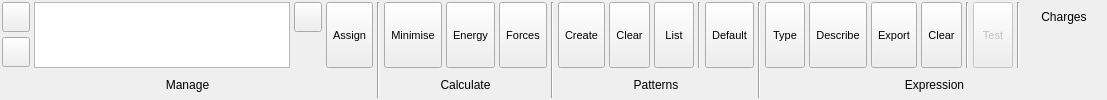
      <widget class="QWidget" name="ForcefieldTab">
       <property name="contextMenuPolicy">
        <enum>Qt::NoContextMenu</enum>
       </property>
       <attribute name="title">
        <string>  Forcefields  </string>
       </attribute>
       <layout class="QHBoxLayout" name="horizontalLayout_8">
        <property name="spacing">
         <number>4</number>
        </property>
        <property name="margin">
         <number>2</number>
        </property>
        <item>
         <layout class="QGridLayout" name="gridLayout_54">
          <item row="0" column="2">
           <widget class="QPushButton" name="ForcefieldsManageEditButton">
            <property name="sizePolicy">
             <sizepolicy hsizetype="Fixed" vsizetype="Fixed">
              <horstretch>0</horstretch>
              <verstretch>0</verstretch>
             </sizepolicy>
            </property>
            <property name="minimumSize">
             <size>
              <width>0</width>
              <height>30</height>
             </size>
            </property>
            <property name="maximumSize">
             <size>
              <width>28</width>
              <height>30</height>
             </size>
            </property>
            <property name="toolTip">
             <string>Edit selected forcefield</string>
            </property>
            <property name="text">
             <string/>
            </property>
            <property name="icon">
             <iconset resource="icons.qrc">
              <normaloff>:/basic/icons/basic_edit.svg</normaloff>:/basic/icons/basic_edit.svg</iconset>
            </property>
            <property name="iconSize">
             <size>
              <width>20</width>
              <height>20</height>
             </size>
            </property>
           </widget>
          </item>
          <item row="0" column="0">
           <widget class="QPushButton" name="ForcefieldsManageLoadButton">
            <property name="sizePolicy">
             <sizepolicy hsizetype="Fixed" vsizetype="Fixed">
              <horstretch>0</horstretch>
              <verstretch>0</verstretch>
             </sizepolicy>
            </property>
            <property name="minimumSize">
             <size>
              <width>0</width>
              <height>30</height>
             </size>
            </property>
            <property name="maximumSize">
             <size>
              <width>28</width>
              <height>30</height>
             </size>
            </property>
            <property name="toolTip">
             <string>Open forcefield...</string>
            </property>
            <property name="text">
             <string/>
            </property>
            <property name="icon">
             <iconset resource="icons.qrc">
              <normaloff>:/file/icons/file_open.svg</normaloff>:/file/icons/file_open.svg</iconset>
            </property>
            <property name="iconSize">
             <size>
              <width>20</width>
              <height>20</height>
             </size>
            </property>
           </widget>
          </item>
          <item row="0" column="1" rowspan="2">
           <widget class="QListWidget" name="ForcefieldsList">
            <property name="sizePolicy">
             <sizepolicy hsizetype="Minimum" vsizetype="Ignored">
              <horstretch>0</horstretch>
              <verstretch>0</verstretch>
             </sizepolicy>
            </property>
            <property name="minimumSize">
             <size>
              <width>200</width>
              <height>0</height>
             </size>
            </property>
            <property name="maximumSize">
             <size>
              <width>16777215</width>
              <height>128</height>
             </size>
            </property>
            <property name="contextMenuPolicy">
             <enum>Qt::CustomContextMenu</enum>
            </property>
            <property name="editTriggers">
             <set>QAbstractItemView::NoEditTriggers</set>
            </property>
            <property name="selectionMode">
             <enum>QAbstractItemView::SingleSelection</enum>
            </property>
           </widget>
          </item>
          <item row="1" column="0">
           <widget class="QPushButton" name="ForcefieldsManageCloseButton">
            <property name="sizePolicy">
             <sizepolicy hsizetype="Fixed" vsizetype="Fixed">
              <horstretch>0</horstretch>
              <verstretch>0</verstretch>
             </sizepolicy>
            </property>
            <property name="minimumSize">
             <size>
              <width>0</width>
              <height>30</height>
             </size>
            </property>
            <property name="maximumSize">
             <size>
              <width>28</width>
              <height>30</height>
             </size>
            </property>
            <property name="toolTip">
             <string>Close selected forcefield</string>
            </property>
            <property name="text">
             <string/>
            </property>
            <property name="icon">
             <iconset resource="icons.qrc">
              <normaloff>:/basic/icons/basic_cross.svg</normaloff>:/basic/icons/basic_cross.svg</iconset>
            </property>
            <property name="iconSize">
             <size>
              <width>20</width>
              <height>20</height>
             </size>
            </property>
           </widget>
          </item>
          <item row="2" column="0" colspan="4">
           <widget class="QLabel" name="label_35">
            <property name="text">
             <string>Manage</string>
            </property>
            <property name="alignment">
             <set>Qt::AlignCenter</set>
            </property>
           </widget>
          </item>
          <item row="0" column="3" rowspan="2">
           <widget class="TMenuButton" name="ForcefieldsManageAssignButton">
            <property name="sizePolicy">
             <sizepolicy hsizetype="Preferred" vsizetype="Fixed">
              <horstretch>0</horstretch>
              <verstretch>0</verstretch>
             </sizepolicy>
            </property>
            <property name="minimumSize">
             <size>
              <width>40</width>
              <height>66</height>
             </size>
            </property>
            <property name="maximumSize">
             <size>
              <width>128</width>
              <height>66</height>
             </size>
            </property>
            <property name="font">
             <font>
              <pointsize>8</pointsize>
             </font>
            </property>
            <property name="toolTip">
             <string>Assign the selected forcefield to the current model</string>
            </property>
            <property name="text">
             <string>Assign</string>
            </property>
            <property name="iconSize">
             <size>
              <width>30</width>
              <height>30</height>
             </size>
            </property>
            <property name="checkable">
             <bool>false</bool>
            </property>
            <property name="checked">
             <bool>false</bool>
            </property>
            <property name="autoExclusive">
             <bool>false</bool>
            </property>
            <property name="toolButtonStyle">
             <enum>Qt::ToolButtonTextUnderIcon</enum>
            </property>
            <property name="autoRaise">
             <bool>false</bool>
            </property>
           </widget>
          </item>
         </layout>
        </item>
        <item>
         <widget class="Line" name="line_34">
          <property name="orientation">
           <enum>Qt::Vertical</enum>
          </property>
         </widget>
        </item>
        <item>
         <layout class="QGridLayout" name="gridLayout_23">
          <item row="0" column="0">
           <widget class="TMenuButton" name="ForcefieldsCalculateMinimiseButton">
            <property name="sizePolicy">
             <sizepolicy hsizetype="Preferred" vsizetype="Fixed">
              <horstretch>0</horstretch>
              <verstretch>0</verstretch>
             </sizepolicy>
            </property>
            <property name="minimumSize">
             <size>
              <width>40</width>
              <height>66</height>
             </size>
            </property>
            <property name="maximumSize">
             <size>
              <width>128</width>
              <height>66</height>
             </size>
            </property>
            <property name="font">
             <font>
              <pointsize>8</pointsize>
             </font>
            </property>
            <property name="toolTip">
             <string>Perform geometry optimisation on the current model</string>
            </property>
            <property name="text">
             <string>Minimise</string>
            </property>
            <property name="icon">
             <iconset resource="icons.qrc">
              <normaloff>:/forcefield/icons/forcefield_minimise.svg</normaloff>:/forcefield/icons/forcefield_minimise.svg</iconset>
            </property>
            <property name="iconSize">
             <size>
              <width>30</width>
              <height>30</height>
             </size>
            </property>
            <property name="checkable">
             <bool>false</bool>
            </property>
            <property name="checked">
             <bool>false</bool>
            </property>
            <property name="autoExclusive">
             <bool>false</bool>
            </property>
            <property name="toolButtonStyle">
             <enum>Qt::ToolButtonTextUnderIcon</enum>
            </property>
            <property name="autoRaise">
             <bool>false</bool>
            </property>
           </widget>
          </item>
          <item row="0" column="2">
           <widget class="TMenuButton" name="ForcefieldsCalculateForcesButton">
            <property name="sizePolicy">
             <sizepolicy hsizetype="Preferred" vsizetype="Fixed">
              <horstretch>0</horstretch>
              <verstretch>0</verstretch>
             </sizepolicy>
            </property>
            <property name="minimumSize">
             <size>
              <width>40</width>
              <height>66</height>
             </size>
            </property>
            <property name="maximumSize">
             <size>
              <width>128</width>
              <height>66</height>
             </size>
            </property>
            <property name="font">
             <font>
              <pointsize>8</pointsize>
             </font>
            </property>
            <property name="toolTip">
             <string>Calculate the current forces for the current model</string>
            </property>
            <property name="text">
             <string>Forces</string>
            </property>
            <property name="icon">
             <iconset resource="icons.qrc">
              <normaloff>:/forcefield/icons/forcefield_forces.svg</normaloff>:/forcefield/icons/forcefield_forces.svg</iconset>
            </property>
            <property name="iconSize">
             <size>
              <width>30</width>
              <height>30</height>
             </size>
            </property>
            <property name="checkable">
             <bool>true</bool>
            </property>
            <property name="checked">
             <bool>false</bool>
            </property>
            <property name="autoExclusive">
             <bool>false</bool>
            </property>
            <property name="toolButtonStyle">
             <enum>Qt::ToolButtonTextUnderIcon</enum>
            </property>
            <property name="autoRaise">
             <bool>false</bool>
            </property>
           </widget>
          </item>
          <item row="0" column="1">
           <widget class="TMenuButton" name="ForcefieldsCalculateEnergyButton">
            <property name="sizePolicy">
             <sizepolicy hsizetype="Preferred" vsizetype="Fixed">
              <horstretch>0</horstretch>
              <verstretch>0</verstretch>
             </sizepolicy>
            </property>
            <property name="minimumSize">
             <size>
              <width>40</width>
              <height>66</height>
             </size>
            </property>
            <property name="maximumSize">
             <size>
              <width>128</width>
              <height>66</height>
             </size>
            </property>
            <property name="font">
             <font>
              <pointsize>8</pointsize>
             </font>
            </property>
            <property name="toolTip">
             <string notr="true">Calculate the current energy of the current model</string>
            </property>
            <property name="text">
             <string>Energy</string>
            </property>
            <property name="icon">
             <iconset resource="icons.qrc">
              <normaloff>:/forcefield/icons/forcefield_energy.svg</normaloff>:/forcefield/icons/forcefield_energy.svg</iconset>
            </property>
            <property name="iconSize">
             <size>
              <width>30</width>
              <height>30</height>
             </size>
            </property>
            <property name="checkable">
             <bool>false</bool>
            </property>
            <property name="checked">
             <bool>false</bool>
            </property>
            <property name="autoExclusive">
             <bool>false</bool>
            </property>
            <property name="toolButtonStyle">
             <enum>Qt::ToolButtonTextUnderIcon</enum>
            </property>
            <property name="autoRaise">
             <bool>false</bool>
            </property>
           </widget>
          </item>
          <item row="1" column="0" colspan="3">
           <widget class="QLabel" name="label_38">
            <property name="text">
             <string>Calculate</string>
            </property>
            <property name="alignment">
             <set>Qt::AlignCenter</set>
            </property>
           </widget>
          </item>
         </layout>
        </item>
        <item>
         <widget class="Line" name="line_36">
          <property name="orientation">
           <enum>Qt::Vertical</enum>
          </property>
         </widget>
        </item>
        <item>
         <layout class="QGridLayout" name="gridLayout_21">
          <item row="0" column="1">
           <widget class="TMenuButton" name="ForcefieldsPatternsClearButton">
            <property name="sizePolicy">
             <sizepolicy hsizetype="Preferred" vsizetype="Fixed">
              <horstretch>0</horstretch>
              <verstretch>0</verstretch>
             </sizepolicy>
            </property>
            <property name="minimumSize">
             <size>
              <width>40</width>
              <height>66</height>
             </size>
            </property>
            <property name="maximumSize">
             <size>
              <width>128</width>
              <height>66</height>
             </size>
            </property>
            <property name="font">
             <font>
              <pointsize>8</pointsize>
             </font>
            </property>
            <property name="toolTip">
             <string>Clear patterns from current model</string>
            </property>
            <property name="text">
             <string>Clear</string>
            </property>
            <property name="icon">
             <iconset resource="icons.qrc">
              <normaloff>:/basic/icons/basic_cross.svg</normaloff>:/basic/icons/basic_cross.svg</iconset>
            </property>
            <property name="iconSize">
             <size>
              <width>30</width>
              <height>30</height>
             </size>
            </property>
            <property name="checkable">
             <bool>false</bool>
            </property>
            <property name="checked">
             <bool>false</bool>
            </property>
            <property name="autoExclusive">
             <bool>false</bool>
            </property>
            <property name="toolButtonStyle">
             <enum>Qt::ToolButtonTextUnderIcon</enum>
            </property>
            <property name="autoRaise">
             <bool>false</bool>
            </property>
           </widget>
          </item>
          <item row="1" column="0" colspan="5">
           <widget class="QLabel" name="label_34">
            <property name="text">
             <string>Patterns</string>
            </property>
            <property name="alignment">
             <set>Qt::AlignCenter</set>
            </property>
           </widget>
          </item>
          <item row="0" column="0">
           <widget class="TMenuButton" name="ForcefieldsPatternsCreateButton">
            <property name="sizePolicy">
             <sizepolicy hsizetype="Preferred" vsizetype="Fixed">
              <horstretch>0</horstretch>
              <verstretch>0</verstretch>
             </sizepolicy>
            </property>
            <property name="minimumSize">
             <size>
              <width>40</width>
              <height>66</height>
             </size>
            </property>
            <property name="maximumSize">
             <size>
              <width>128</width>
              <height>66</height>
             </size>
            </property>
            <property name="font">
             <font>
              <pointsize>8</pointsize>
             </font>
            </property>
            <property name="toolTip">
             <string>Automatically create patterns for current model</string>
            </property>
            <property name="text">
             <string>Create</string>
            </property>
            <property name="iconSize">
             <size>
              <width>30</width>
              <height>30</height>
             </size>
            </property>
            <property name="checkable">
             <bool>false</bool>
            </property>
            <property name="checked">
             <bool>false</bool>
            </property>
            <property name="autoExclusive">
             <bool>false</bool>
            </property>
            <property name="toolButtonStyle">
             <enum>Qt::ToolButtonTextUnderIcon</enum>
            </property>
            <property name="autoRaise">
             <bool>false</bool>
            </property>
           </widget>
          </item>
          <item row="0" column="2">
           <widget class="TMenuButton" name="ForcefieldsPatternsListButton">
            <property name="sizePolicy">
             <sizepolicy hsizetype="Preferred" vsizetype="Fixed">
              <horstretch>0</horstretch>
              <verstretch>0</verstretch>
             </sizepolicy>
            </property>
            <property name="minimumSize">
             <size>
              <width>40</width>
              <height>66</height>
             </size>
            </property>
            <property name="maximumSize">
             <size>
              <width>128</width>
              <height>66</height>
             </size>
            </property>
            <property name="font">
             <font>
              <pointsize>8</pointsize>
             </font>
            </property>
            <property name="toolTip">
             <string>List patterns in current model</string>
            </property>
            <property name="text">
             <string>List</string>
            </property>
            <property name="icon">
             <iconset resource="icons.qrc">
              <normaloff>:/basic/icons/basic_list.svg</normaloff>:/basic/icons/basic_list.svg</iconset>
            </property>
            <property name="iconSize">
             <size>
              <width>30</width>
              <height>30</height>
             </size>
            </property>
            <property name="checkable">
             <bool>true</bool>
            </property>
            <property name="checked">
             <bool>false</bool>
            </property>
            <property name="autoExclusive">
             <bool>false</bool>
            </property>
            <property name="toolButtonStyle">
             <enum>Qt::ToolButtonTextUnderIcon</enum>
            </property>
            <property name="autoRaise">
             <bool>false</bool>
            </property>
           </widget>
          </item>
          <item row="0" column="4">
           <widget class="TMenuButton" name="ForcefieldsPatternsDefaultButton">
            <property name="sizePolicy">
             <sizepolicy hsizetype="Preferred" vsizetype="Fixed">
              <horstretch>0</horstretch>
              <verstretch>0</verstretch>
             </sizepolicy>
            </property>
            <property name="minimumSize">
             <size>
              <width>40</width>
              <height>66</height>
             </size>
            </property>
            <property name="maximumSize">
             <size>
              <width>128</width>
              <height>66</height>
             </size>
            </property>
            <property name="font">
             <font>
              <pointsize>8</pointsize>
             </font>
            </property>
            <property name="toolTip">
             <string>Assign default pattern to current model</string>
            </property>
            <property name="text">
             <string>Default</string>
            </property>
            <property name="iconSize">
             <size>
              <width>30</width>
              <height>30</height>
             </size>
            </property>
            <property name="checkable">
             <bool>true</bool>
            </property>
            <property name="checked">
             <bool>false</bool>
            </property>
            <property name="autoExclusive">
             <bool>false</bool>
            </property>
            <property name="toolButtonStyle">
             <enum>Qt::ToolButtonTextUnderIcon</enum>
            </property>
            <property name="autoRaise">
             <bool>false</bool>
            </property>
           </widget>
          </item>
          <item row="0" column="3">
           <widget class="Line" name="line_15">
            <property name="orientation">
             <enum>Qt::Vertical</enum>
            </property>
           </widget>
          </item>
         </layout>
        </item>
        <item>
         <widget class="Line" name="line_33">
          <property name="orientation">
           <enum>Qt::Vertical</enum>
          </property>
         </widget>
        </item>
        <item>
         <layout class="QGridLayout" name="gridLayout_22">
          <item row="2" column="0" colspan="8">
           <widget class="QLabel" name="label_36">
            <property name="text">
             <string>Expression</string>
            </property>
            <property name="alignment">
             <set>Qt::AlignCenter</set>
            </property>
           </widget>
          </item>
          <item row="0" column="0" rowspan="2">
           <widget class="TMenuButton" name="ForcefieldsExpressionTypeButton">
            <property name="sizePolicy">
             <sizepolicy hsizetype="Preferred" vsizetype="Fixed">
              <horstretch>0</horstretch>
              <verstretch>0</verstretch>
             </sizepolicy>
            </property>
            <property name="minimumSize">
             <size>
              <width>40</width>
              <height>66</height>
             </size>
            </property>
            <property name="maximumSize">
             <size>
              <width>128</width>
              <height>66</height>
             </size>
            </property>
            <property name="font">
             <font>
              <pointsize>8</pointsize>
             </font>
            </property>
            <property name="toolTip">
             <string>Perform atom typing on the current model</string>
            </property>
            <property name="text">
             <string>Type</string>
            </property>
            <property name="iconSize">
             <size>
              <width>30</width>
              <height>30</height>
             </size>
            </property>
            <property name="checkable">
             <bool>false</bool>
            </property>
            <property name="checked">
             <bool>false</bool>
            </property>
            <property name="autoExclusive">
             <bool>false</bool>
            </property>
            <property name="toolButtonStyle">
             <enum>Qt::ToolButtonTextUnderIcon</enum>
            </property>
            <property name="autoRaise">
             <bool>false</bool>
            </property>
           </widget>
          </item>
          <item row="0" column="1" rowspan="2">
           <widget class="TMenuButton" name="ForcefieldsExpressionDescribeButton">
            <property name="sizePolicy">
             <sizepolicy hsizetype="Preferred" vsizetype="Fixed">
              <horstretch>0</horstretch>
              <verstretch>0</verstretch>
             </sizepolicy>
            </property>
            <property name="minimumSize">
             <size>
              <width>40</width>
              <height>66</height>
             </size>
            </property>
            <property name="maximumSize">
             <size>
              <width>128</width>
              <height>66</height>
             </size>
            </property>
            <property name="font">
             <font>
              <pointsize>8</pointsize>
             </font>
            </property>
            <property name="toolTip">
             <string>Create a full energy expression for the current model</string>
            </property>
            <property name="text">
             <string>Describe</string>
            </property>
            <property name="iconSize">
             <size>
              <width>30</width>
              <height>30</height>
             </size>
            </property>
            <property name="checkable">
             <bool>false</bool>
            </property>
            <property name="checked">
             <bool>false</bool>
            </property>
            <property name="autoExclusive">
             <bool>false</bool>
            </property>
            <property name="toolButtonStyle">
             <enum>Qt::ToolButtonTextUnderIcon</enum>
            </property>
            <property name="autoRaise">
             <bool>false</bool>
            </property>
           </widget>
          </item>
          <item row="0" column="7">
           <widget class="QPushButton" name="ForcefieldsExpressionChargesButton">
            <property name="minimumSize">
             <size>
              <width>0</width>
              <height>30</height>
             </size>
            </property>
            <property name="maximumSize">
             <size>
              <width>16777215</width>
              <height>30</height>
             </size>
            </property>
            <property name="toolTip">
             <string>Toggle drawing of total grid volume box</string>
            </property>
            <property name="text">
             <string>Charges</string>
            </property>
            <property name="icon">
             <iconset resource="icons.qrc">
              <normaloff>:/colourscheme/icons/colourscheme_charge.png</normaloff>:/colourscheme/icons/colourscheme_charge.png</iconset>
            </property>
            <property name="iconSize">
             <size>
              <width>18</width>
              <height>18</height>
             </size>
            </property>
            <property name="checkable">
             <bool>true</bool>
            </property>
            <property name="flat">
             <bool>true</bool>
            </property>
           </widget>
          </item>
          <item row="0" column="3" rowspan="2">
           <widget class="TMenuButton" name="ForcefieldsExpressionClearButton">
            <property name="sizePolicy">
             <sizepolicy hsizetype="Preferred" vsizetype="Fixed">
              <horstretch>0</horstretch>
              <verstretch>0</verstretch>
             </sizepolicy>
            </property>
            <property name="minimumSize">
             <size>
              <width>40</width>
              <height>66</height>
             </size>
            </property>
            <property name="maximumSize">
             <size>
              <width>128</width>
              <height>66</height>
             </size>
            </property>
            <property name="font">
             <font>
              <pointsize>8</pointsize>
             </font>
            </property>
            <property name="toolTip">
             <string>Clear the expression for the current model</string>
            </property>
            <property name="text">
             <string>Clear</string>
            </property>
            <property name="icon">
             <iconset resource="icons.qrc">
              <normaloff>:/basic/icons/basic_cross.svg</normaloff>:/basic/icons/basic_cross.svg</iconset>
            </property>
            <property name="iconSize">
             <size>
              <width>30</width>
              <height>30</height>
             </size>
            </property>
            <property name="checkable">
             <bool>true</bool>
            </property>
            <property name="checked">
             <bool>false</bool>
            </property>
            <property name="autoExclusive">
             <bool>false</bool>
            </property>
            <property name="toolButtonStyle">
             <enum>Qt::ToolButtonTextUnderIcon</enum>
            </property>
            <property name="autoRaise">
             <bool>false</bool>
            </property>
           </widget>
          </item>
          <item row="0" column="6" rowspan="2">
           <widget class="Line" name="line_35">
            <property name="orientation">
             <enum>Qt::Vertical</enum>
            </property>
           </widget>
          </item>
          <item row="0" column="5" rowspan="2">
           <widget class="TMenuButton" name="ForcefieldsExpressionTestButton">
            <property name="enabled">
             <bool>false</bool>
            </property>
            <property name="sizePolicy">
             <sizepolicy hsizetype="Preferred" vsizetype="Fixed">
              <horstretch>0</horstretch>
              <verstretch>0</verstretch>
             </sizepolicy>
            </property>
            <property name="minimumSize">
             <size>
              <width>40</width>
              <height>66</height>
             </size>
            </property>
            <property name="maximumSize">
             <size>
              <width>128</width>
              <height>66</height>
             </size>
            </property>
            <property name="font">
             <font>
              <pointsize>8</pointsize>
             </font>
            </property>
            <property name="toolTip">
             <string/>
            </property>
            <property name="text">
             <string>Test</string>
            </property>
            <property name="iconSize">
             <size>
              <width>30</width>
              <height>30</height>
             </size>
            </property>
            <property name="checkable">
             <bool>true</bool>
            </property>
            <property name="checked">
             <bool>false</bool>
            </property>
            <property name="autoExclusive">
             <bool>false</bool>
            </property>
            <property name="toolButtonStyle">
             <enum>Qt::ToolButtonTextUnderIcon</enum>
            </property>
            <property name="autoRaise">
             <bool>false</bool>
            </property>
           </widget>
          </item>
          <item row="0" column="4" rowspan="2">
           <widget class="Line" name="line_38">
            <property name="orientation">
             <enum>Qt::Vertical</enum>
            </property>
           </widget>
          </item>
          <item row="0" column="2" rowspan="2">
           <widget class="TMenuButton" name="ForcefieldsExpressionExportButton">
            <property name="sizePolicy">
             <sizepolicy hsizetype="Preferred" vsizetype="Fixed">
              <horstretch>0</horstretch>
              <verstretch>0</verstretch>
             </sizepolicy>
            </property>
            <property name="minimumSize">
             <size>
              <width>40</width>
              <height>66</height>
             </size>
            </property>
            <property name="maximumSize">
             <size>
              <width>128</width>
              <height>128</height>
             </size>
            </property>
            <property name="font">
             <font>
              <pointsize>8</pointsize>
             </font>
            </property>
            <property name="toolTip">
             <string>Export the current model's forcefield expression</string>
            </property>
            <property name="text">
             <string>Export</string>
            </property>
            <property name="icon">
             <iconset resource="icons.qrc">
              <normaloff>:/file/icons/file_save.svg</normaloff>:/file/icons/file_save.svg</iconset>
            </property>
            <property name="iconSize">
             <size>
              <width>30</width>
              <height>30</height>
             </size>
            </property>
            <property name="checkable">
             <bool>false</bool>
            </property>
            <property name="checked">
             <bool>false</bool>
            </property>
            <property name="autoExclusive">
             <bool>false</bool>
            </property>
            <property name="toolButtonStyle">
             <enum>Qt::ToolButtonTextUnderIcon</enum>
            </property>
            <property name="autoRaise">
             <bool>false</bool>
            </property>
           </widget>
          </item>
         </layout>
        </item>
        <item>
         <spacer name="horizontalSpacer_2">
          <property name="orientation">
           <enum>Qt::Horizontal</enum>
          </property>
          <property name="sizeType">
           <enum>QSizePolicy::MinimumExpanding</enum>
          </property>
          <property name="sizeHint" stdset="0">
           <size>
            <width>1</width>
            <height>20</height>
           </size>
          </property>
         </spacer>
        </item>
       </layout>
      </widget>
